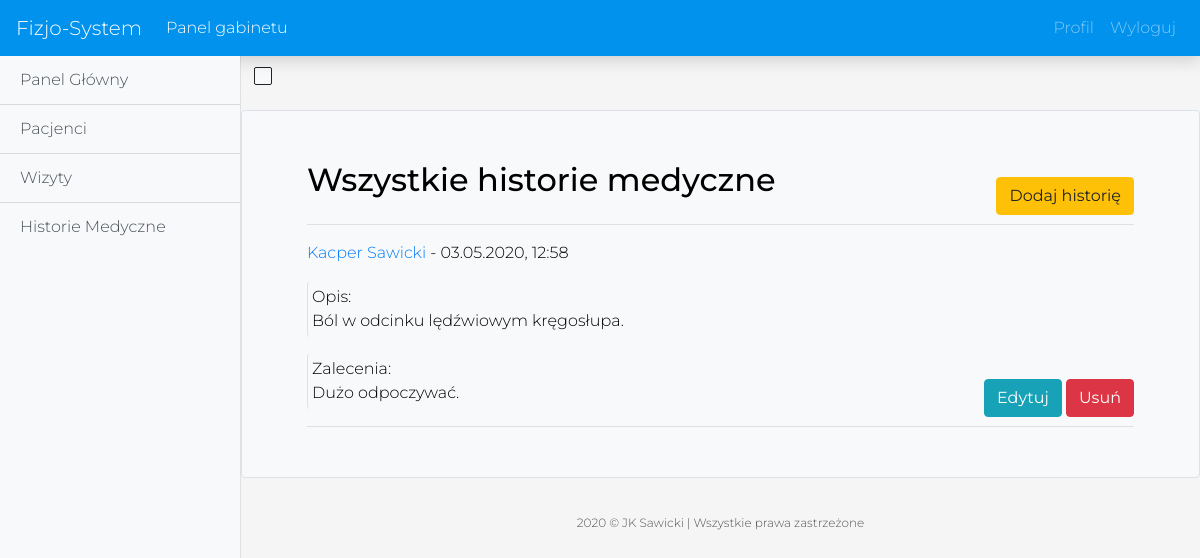
The app's page /office/medical_history/ (signed in) with its own data.
### medical_history/models.py (models this page shows)
class MedicalHistory(models.Model):
    owner = models.ForeignKey(User, on_delete=models.CASCADE)
    patient = models.ForeignKey(Patient, on_delete=models.CASCADE)
    appointment = models.ForeignKey(Appointment, on_delete=models.CASCADE, null=True)
    description = models.TextField()
    recommendations = models.TextField()
    date_selected = models.DateTimeField(default=timezone.now)

### users/models.py (models this page shows)
class Patient(models.Model):
    owner = models.ForeignKey(User, on_delete=models.CASCADE, related_name='patients')
    first_name = models.CharField(max_length=20, unique=False, default='')
    last_name = models.CharField(max_length=40, unique=False, default='')
    email = models.EmailField(unique=True, default='')
    address = models.CharField(max_length=50)
    pesel = models.CharField(max_length=11, unique=True)
    phone_number = models.CharField(max_length=9, unique=True)
    def __str__(self):
        return f'{self.first_name} {self.last_name}'

### office_panel/views/medical_history.py (the view)
# urls.py: path('medical_history/', medical_history.MedicalHistoryListView.as_view(), name='office-medical-history'),
@method_decorator([login_required, office_required], name='dispatch')
class MedicalHistoryListView(View):
    model = MedicalHistory
    template_name = 'office_panel/office_medical_history.html'
    def get(self, request):
        context = {
            'medical_histories': MedicalHistory.objects.filter(owner=self.request.user.id),
        }
        return render(request, 'office_panel/office_medical_history.html', context)

### office_panel/templates/office_panel/office_medical_history.html (shortened to what this page needs)
{% extends 'Physiotherapy_Management_System/base_panel_office.html' %}
{% block content %}
    <div class="container border rounded mt-3 bg-light">
        <div class="form">
            {% if medical_histories %}
                <div class="text-description"><h2>Wszystkie historie medyczne</h2></div>
                <div class="right-button"><a href="{% url 'office-make-medical-history' %}" class="btn btn-warning"
                                             role="button">Dodaj historię</a></div>
                <hr>
                {% for medical_history in medical_histories %}
                    <a href="{% url 'office-medical-history-detail' medical_history.pk %}"
                       role="button">{{ medical_history.patient }}</a> -
                    {{ medical_history.date_selected|date:"d.m.Y" }}, {{ medical_history.date_selected|date:"H:i" }}
                    <div class="border-left rounded p-1 mt-3">Opis:
                        <div class="text-description">{{ medical_history.description }}</div>
                    </div>
                    <div class="border-left rounded p-1 mt-3">Zalecenia:
                        <div class="text-description">{{ medical_history.recommendations }}</div>
                    </div>
                    <div class="right-button">
                        <a href="{% url 'office-medical-history-change' medical_history.pk %}" class="btn btn-info"
                           role="button">Edytuj</a>
                        <a href="{% url 'office-medical-history-delete' medical_history.pk %}"
                           class="btn btn-danger"
                           role="button">Usuń</a>
                    </div>
                    <hr>
                {% endfor %}
            {% else %}
                <h2>Nie masz żadnych historii wizyt pacjentów.</h2>
                <hr>
                <a href="{% url 'office-make-medical-history' %}" class="btn btn-warning" role="button">Dodaj
                    historię</a>
            {% endif %}
        </div>
    </div>
{% endblock content %}

### users/static/css/navbar.css (style rules this page uses)
body { -moz-osx-font-smoothing: grayscale; -ms-flex-direction: column; -webkit-box-direction: normal; -webkit-box-orient: vertical; -webkit-font-smoothing: antialiased; background: #f5f5f5; color: black; flex-direction: column; font-family: Montserrat, sans-serif; font-size: 1em; font-weight: 300; margin: 0; }
.right-button { text-align: right; margin-bottom: -7px; margin-top: -30px; }

### users/static/css/mystyle.css (style rules this page uses)
.form { margin: 50px; }
a:hover, a:visited, a:link, a:active { text-decoration: none; }
.text-description { word-wrap: break-word; margin-right: 200px; }

### users/static/css/sidebar.css (style rules this page uses)
body { overflow-x: hidden; }

### records on screen
MedicalHistory: patient "Kacper Sawicki", date_selected "03.05.2020", date_selected "12:58", description "Ból w odcinku lędźwiowym kręgosłupa.", recommendations "Dużo odpoczywać."
